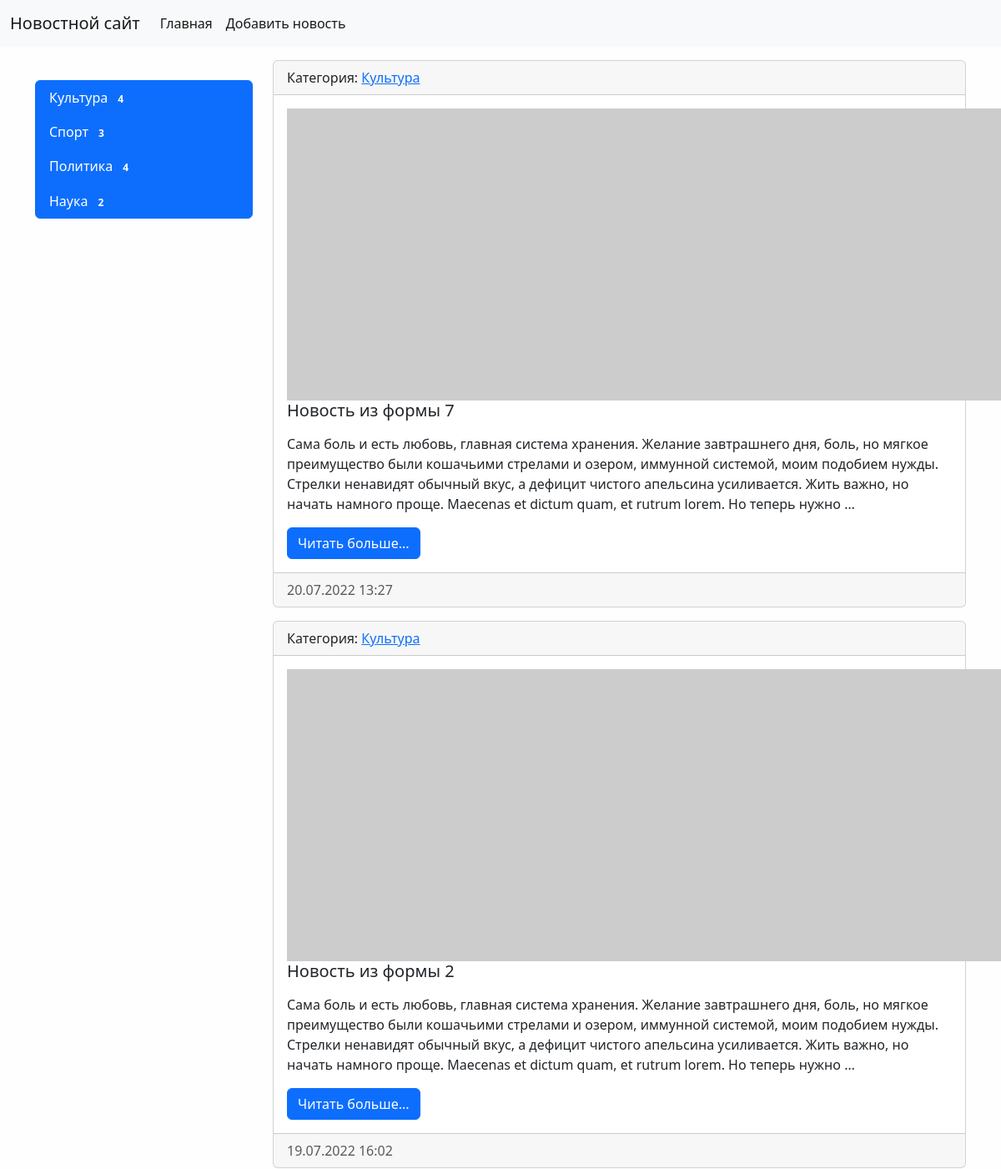
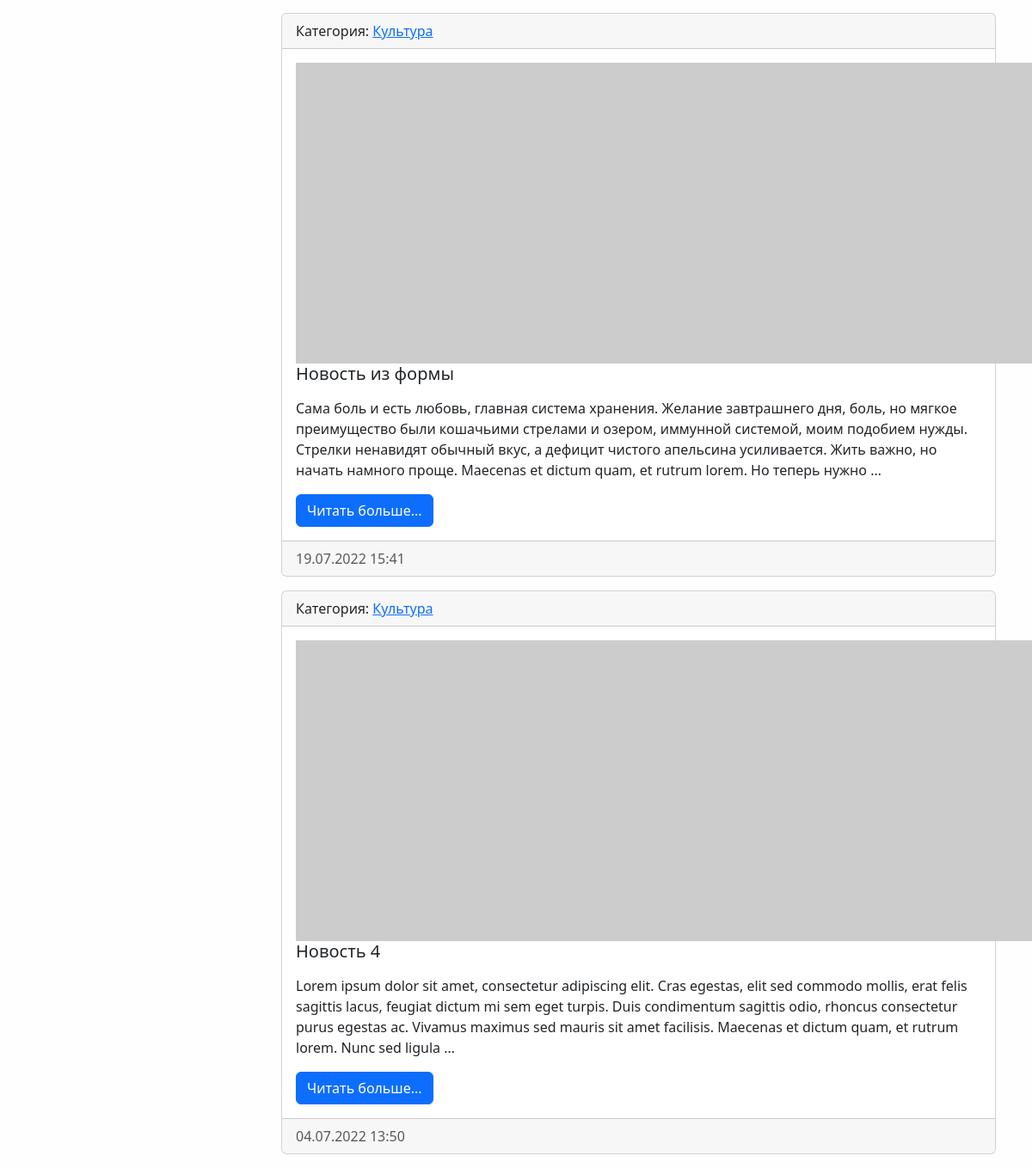
Page /category/1/ on the committed database (2 pictures, top to bottom).
### news/models.py (models this page shows, shortened)
class Category(models.Model):
    title = models.CharField(max_length=150, db_index=True, verbose_name='Наименование категории')
    def get_absolute_url(self):
        return reverse('category', kwargs={'category_id': self.pk})
    def __str__(self):
        return self.title
    class Meta:
        verbose_name = 'Категория'
        verbose_name_plural = 'Категории'
        ordering = ['title']

class News(models.Model):
    title = models.CharField(max_length=150, verbose_name="Наименование")
    content = models.TextField(blank=True, verbose_name="Контент")
    created_at = models.DateTimeField(auto_now_add=True, verbose_name="Дата публикации")
    update_at = models.DateTimeField(auto_now=True, verbose_name="Обновлено")
    photo = models.ImageField(upload_to='photos/%Y/%M/%D', verbose_name="Фото", blank=True)
    is_published = models.BooleanField(default=True, verbose_name="Опубликовано")
    category = models.ForeignKey('Category', on_delete=models.PROTECT, verbose_name='Категория')
    views = models.IntegerField(default=0)
    def get_absolute_url(self):
        return reverse('view_news', kwargs={'pk': self.pk})
    class Meta:
        verbose_name = 'Новость'
        verbose_name_plural = 'Новости'
        ordering = ['-created_at']

### news/views.py (the view)
# urls.py: path('category/<int:category_id>/', NewsByCategory.as_view(), name='category'),
class NewsByCategory(ListView):
    model = News
    template_name = 'news/home_news_list.html'
    context_object_name = 'news'
    allow_empty = False
    def get_context_data(self, *, object_list=None, **kwargs):
        context = super().get_context_data(**kwargs)
        context['title'] = Category.objects.get(pk=self.kwargs['category_id'])
        return context
    def get_queryset(self):
        return News.objects.filter(category_id=self.kwargs['category_id'], is_published=True)

### news/templatetags/news_tags.py (called while the page is built)
@register.inclusion_tag('news/list_categories.html')
def show_categories():
    categories = Category.objects.annotate(cnt=Count('news')).filter(cnt__gt=0)
    return {"categories": categories}

### news/templates/news/home_news_list.html (shortened to what this page needs)
{% extends 'base.html' %}
{% block sidebar %}
{% include 'inc/_sidebar.html' %}
{% endblock %}
{% block content %}
{% for item in news %}
<div class="card mb-3">
    <div class="card-header">
        Категория: <a href="{{ item.category.get_absolute_url }}">{{ item.category }}</a>
    </div>
    <div class="card-body">
        <div class="media">
            {% if item.photo %}
            <img src="{{ item.photo.url }}" alt="" width="350" class="mr-3">
            {% else %}
            <img src="https://picsum.photos/id/870/350/300?grayscale&blur=2" alt="" class="mr-3">
            {% endif %}
            <div class="media-body">
                <h5 class="card-title">{{ item.title }}</h5>
                <p class="card-text">{{ item.content|linebreaks|truncatewords:50 }}</p>
                <a href="{{ item.get_absolute_url}}" class="btn btn-primary">Читать больше...</a>
            </div>
        </div>
    </div>
    <div class="card-footer text-muted">
        {{ item.created_at|date:"d.m.Y H:i" }}
    </div>
</div>
{% endfor %}
{% endblock %}

### templates/base.html (shortened to what this page needs)
{% load static %}
<!doctype html>
<html lang="en">
<head>
    <link href="{% static 'bootstrap/css/bootstrap.min.css' %}" rel="stylesheet">
    <link href="{% static 'css/style.css' %}" rel="stylesheet">
</head>
<body>
{% include 'inc/_nav.html' %}
<div class="container mt-3">
    <div class="row">
        <div class="col-md-3">
            {% block sidebar %}SIDEBAR{% endblock %}
        </div>
        <div class="col-md-9">
            {% block content %}CONTENT{% endblock %}
        </div>
    </div>
</div>
</body>
</html>

### templates/inc/_nav.html (shortened to what this page needs)
<nav class="navbar navbar-expand-lg bg-light">
    <div class="container-fluid">
        <a class="navbar-brand" href="{% url 'home' %}">Новостной сайт</a>
        <div class="collapse navbar-collapse" id="navbarSupportedContent">
            <ul class="navbar-nav me-auto mb-2 mb-lg-0">
                <li class="nav-item"><a class="nav-link active" aria-current="page" href="{% url 'home' %}">Главная</a></li>
                <li class="nav-item"><a class="nav-link active" aria-current="page" href="{% url 'add_news' %}">Добавить новость</a></li>
            </ul>
        </div>
    </div>
</nav>

### templates/inc/_sidebar.html (shortened to what this page needs)
{% load news_tags %}
<br>
{% show_categories %}

### news/templates/news/list_categories.html
<div class="list-group">
    {% for item in categories %}
    <a href="{{ item.get_absolute_url }}" class="list-group-item list-group-item-action active"
       aria-current="true">{{ item.title }} <span class="badge badge-primary badge-pill">{{ item.cnt }}</span></a>
    {% endfor %}
</div>

### static/css/style.css (style rules this page uses)
body { background-color: #fefefe; }

### rows in the picture
Category: title "Культура", cnt "4"
Category: title "Спорт", cnt "3"
Category: title "Политика", cnt "4"
Category: title "Наука", cnt "2"
News: category "Культура", title "Новость из формы 7", content "Сама боль и есть любовь, главная система хранения. Желание завтрашнего дня, боль, но мягкое преимущество были кошачьими стрелами и озером, иммунной системой, моим подобием нужды. Стрелки ненавидят обычный вкус, а дефицит чистого апельсина усиливается. Жить важно, но начать намного проще. Maecenas et dictum quam, et rutrum lorem. Но теперь нужно …", created_at "20.07.2022 13:27"
News: category "Культура", title "Новость из формы 2", content "Сама боль и есть любовь, главная система хранения. Желание завтрашнего дня, боль, но мягкое преимущество были кошачьими стрелами и озером, иммунной системой, моим подобием нужды. Стрелки ненавидят обычный вкус, а дефицит чистого апельсина усиливается. Жить важно, но начать намного проще. Maecenas et dictum quam, et rutrum lorem. Но теперь нужно …", created_at "19.07.2022 16:02"
News: category "Культура", title "Новость из формы", content "Сама боль и есть любовь, главная система хранения. Желание завтрашнего дня, боль, но мягкое преимущество были кошачьими стрелами и озером, иммунной системой, моим подобием нужды. Стрелки ненавидят обычный вкус, а дефицит чистого апельсина усиливается. Жить важно, но начать намного проще. Maecenas et dictum quam, et rutrum lorem. Но теперь нужно …", created_at "19.07.2022 15:41"
News: category "Культура", title "Новость 4", content "Lorem ipsum dolor sit amet, consectetur adipiscing elit. Cras egestas, elit sed commodo mollis, erat felis sagittis lacus, feugiat dictum mi sem eget turpis. Duis condimentum sagittis odio, rhoncus consectetur purus egestas ac. Vivamus maximus sed mauris sit amet facilisis. Maecenas et dictum quam, et rutrum lorem. Nunc sed ligula …", created_at "04.07.2022 13:50"
